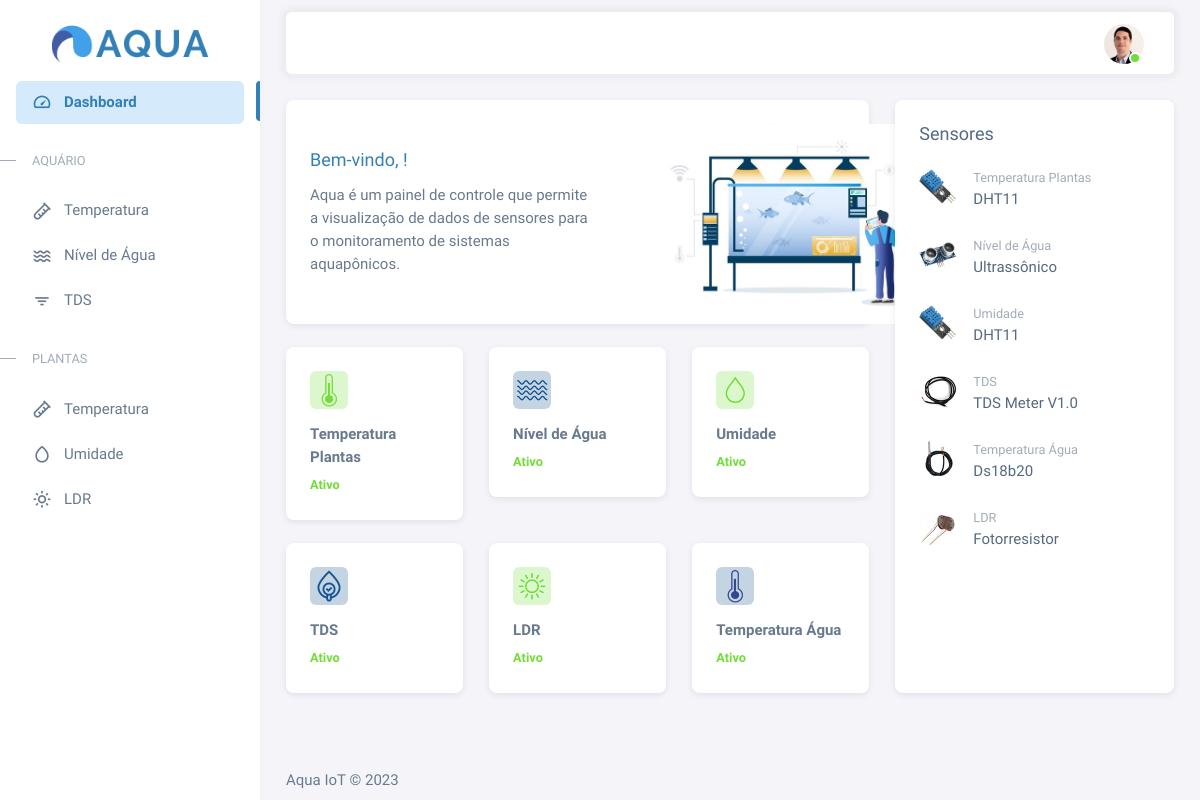
The app's page / (signed in), older data.
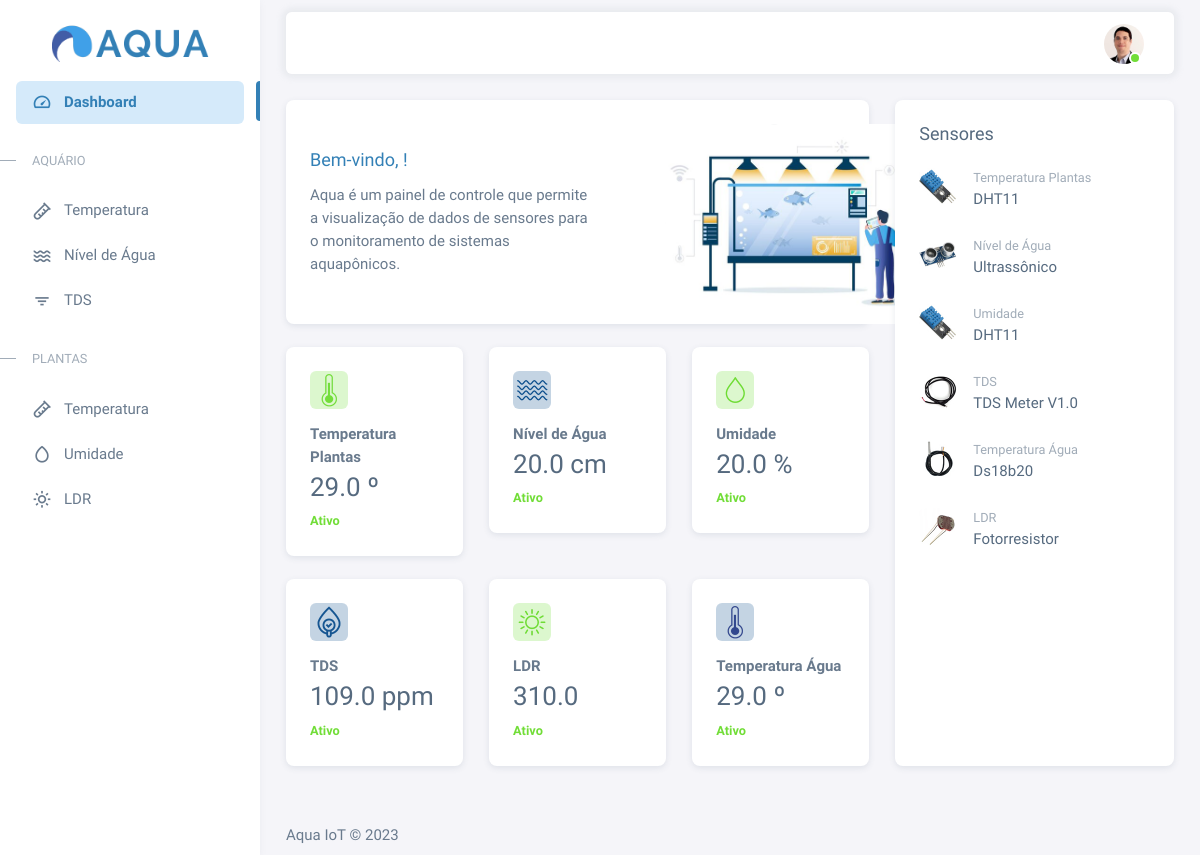
The same page, newer data.
### sensores/models.py (models this page shows, shortened)
class Sensor(models.Model):
  nome = models.CharField(max_length=50)
  tipo = models.CharField(max_length=50)
  grupo = models.CharField(max_length=50)
  data_criacao = models.DateTimeField(auto_now_add=True)
  class Meta:
    abstract = True

class TemperaturaPlantas(Sensor):
  temperatura = models.FloatField(max_length=200, default='00')
  unidade_medida = models.CharField(max_length=50, default='Graus')

class NivelAgua(Sensor):
  nivel = models.FloatField(max_length=200, default='00')
  nivel_minimo = models.FloatField(max_length=200, default='30')
  unidade_medida = models.CharField(max_length=50, default='Centímetros')

class Umidade(Sensor):
  umidade = models.FloatField(max_length=200, default='00')
  unidade_medida = models.CharField(max_length=50, default='Porcentagem')

class Tds(Sensor):
  tds = models.FloatField(max_length=200, default='00')
  media_tds = models.FloatField(max_length=200, default='30')
  unidade_medida = models.CharField(max_length=50, default='Ppm')

class Ldr(Sensor):
  luminosidade = models.FloatField(max_length=200, default='00')
  media_luminosidade = models.FloatField(max_length=200, default='30')
  unidade_medida = models.CharField(max_length=50, default='Lux')

### sensores/views.py (the view)
# urls.py: 2. Add a URL to urlpatterns:  path('', views.home, name='home')
def home(request):
  if request.user.is_authenticated:
    temperaturap = TemperaturaPlantas.objects.all()
    nivel = NivelAgua.objects.all()
    umidade = Umidade.objects.all()
    tds = Tds.objects.all()
    temperaturaa = TemperaturaAquario.objects.all()
    ldr = Ldr.objects.all()
    context = {
              'temperaturas': temperaturap,
              'nivels': nivel,
              'umidades': umidade,
              'tdss': tds,
              'temperaturaas': temperaturaa,
              'ldrs': ldr,
       }
    return render(request, "index.html", context)
  else:
   return redirect(userLogin)

### templates/index.html (shortened to what this page needs)
{% load static %}
{% include "head.html" %}
<body>
  <div class="layout-wrapper layout-content-navbar">
    <div class="layout-container">
      {% include "menu.html" %}
      <div class="layout-page">
        {% include "navbar.html" %}
        <div class="content-wrapper">
          <div class="container-xxl flex-grow-1 container-p-y">
            <div class="row">
              <div class="col-lg-8 mb-4 order-0">
                <div class="card">
                  <div class="d-flex align-items-end row">
                    <div class="col-sm-7">
                      <div class="card-body">
                        <h5 class="card-title text-primary">
                          Bem-vindo, {{ user.get_full_name }}!
                        </h5>
                        <p class="mb-4">
                          Aqua é um painel de controle que permite a visualização de dados de sensores
                          para o monitoramento de sistemas aquapônicos.
                        </p>
                      </div>
                    </div>
                    <div class="col-sm-5 text-center text-sm-left">
                      <div class="card-body pb-0 px-0 px-md-4">
                        <img src="{% static 'assets/img/illustrations/aquaponics.png' %}" height="200"
                          alt="View Badge User" data-app-dark-img="illustrations/man-with-laptop-dark.png"
                          data-app-light-img="illustrations/man-with-laptop-light.png" />
                      </div>
                    </div>
                  </div>
                </div>
                <br />
                <div class="row">
                  <div class="col-lg-4 col-md-4 col-sm-1 card-resp">
                    <div class="card">
                      <div class="card-body">
                        <div class="card-title d-flex align-items-start justify-content-between">
                          <div class="avatar flex-shrink-0">
                            <img src="{% static 'assets/img/icons/unicons/tempp.png' %}" alt="chart success"
                              class="rounded" />
                          </div>
                        </div>
                        <span class="fw-semibold d-block mb-1">Temperatura Plantas</span>
                        {% for temperatura in temperaturas %}
                        {% if forloop.last %}
                        <h3 class="card-title mb-2">{{ temperatura.temperatura }} º</h3>
                        {% endif %}
                        {% endfor %}
                        <small class="text-success fw-semibold"> Ativo</small>
                      </div>
                    </div>
                  </div>
                  <div class="col-lg-4 col-md-4 col-sm-1 card-resp">
                    <div class="card">
                      <div class="card-body">
                        <div class="card-title d-flex align-items-start justify-content-between">
                          <div class="avatar flex-shrink-0">
                            <img src="{% static 'assets/img/icons/unicons/nivel.png' %}" alt="Credit Card"
                              class="rounded" />
                          </div>
                        </div>
                        <span class="fw-semibold d-block mb-1">Nível de Água</span>
                        {% for nivel in nivels %}
                        {% if forloop.last %}
                        <h3 class="card-title text-nowrap mb-2">{{ nivel.nivel }} cm</h3>
                        {% endif %}
                        {% endfor %}
                        <small class="text-success fw-semibold">Ativo</small>
                      </div>
                    </div>
                  </div>
                  <div class="col-lg-4 col-md-4 col-sm-1">
                    <div class="card">
                      <div class="card-body">
                        <div class="card-title d-flex align-items-start justify-content-between">
                          <div class="avatar flex-shrink-0">
                            <img src="{% static 'assets/img/icons/unicons/umid.png' %}" alt="Credit Card"
                              class="rounded" />
                          </div>
                        </div>
                        <span class="fw-semibold d-block mb-1">Umidade</span>
                        {% for umidade in umidades %}
                        {% if forloop.last %}
                        <h3 class="card-title mb-2">{{ umidade.umidade }} %</h3>
                        {% endif %}
                        {% endfor %}
                        <small class="text-success fw-semibold">Ativo</small>
                      </div>
                    </div>
                  </div>
                </div>
                <br />
                <div class="row">
                  <div class="col-lg-4 col-md-4 col-sm-1 card-resp">
                    <div class="card">
                      <div class="card-body">
                        <div class="card-title d-flex align-items-start justify-content-between">
                          <div class="avatar flex-shrink-0">
                            <img src="{% static 'assets/img/icons/unicons/tds.png' %}" alt="chart success"
                              class="rounded" />
                          </div>
                        </div>
                        <span class="fw-semibold d-block mb-1">TDS</span>
                        {% for tds in tdss %}
                        {% if forloop.last %}
                        <h3 class="card-title mb-2">{{ tds.tds }} ppm</h3>
                        {% endif %}
                        {% endfor %}
                        <small class="text-success fw-semibold">Ativo</small>
                      </div>
                    </div>
                  </div>
                  <div class="col-lg-4 col-md-4 col-sm-1 card-resp">
                    <div class="card">
                      <div class="card-body">
                        <div class="card-title d-flex align-items-start justify-content-between">
                          <div class="avatar flex-shrink-0">
                            <img src="{% static 'assets/img/icons/unicons/ldr.png' %}" alt="Credit Card"
                              class="rounded" />
                          </div>
                        </div>
                        <span class="fw-semibold d-block mb-1">LDR</span>
                        {% for ldr in ldrs %}
                        {% if forloop.last %}
                        <h3 class="card-title mb-2">{{ ldr.luminosidade }}</h3>
                        {% endif %}
                        {% endfor %}
                        <small class="text-success fw-semibold">Ativo</small>
                      </div>
                    </div>
                  </div>
                  <div class="col-lg-4 col-md-4 col-sm-1">
                    <div class="card">
                      <div class="card-body">
                        <div class="card-title d-flex align-items-start justify-content-between">
                          <div class="avatar flex-shrink-0">
                            <img src="{% static 'assets/img/icons/unicons/tempag.png' %}" alt="Credit Card"
                              class="rounded" />
                          </div>
                        </div>
                        <span class="fw-semibold d-block mb-1">Temperatura Água</span>
                        {% for temperatura in temperaturas %}
                        {% if forloop.last %}
                        <h3 class="card-title text-nowrap mb-2">{{ temperatura.temperatura }} º</h3>
                        {% endif %}
                        {% endfor %}
                        <small class="text-success fw-semibold">Ativo</small>
                      </div>
                    </div>
                  </div>
                </div>
              </div>
              <div class="col-md-6 col-lg-4 mb-4">
                <div class="card h-100">
                  <div class="card-header d-flex align-items-center justify-content-between">
                    <h5 class="card-title m-0 me-2">Sensores</h5>
                  </div>
                  <div class="card-body">
                    <ul class="p-0 m-0">
                      <li class="d-flex mb-4 pb-1">
                        <div class="avatar flex-shrink-0 me-3">
                          <img src="{% static 'assets/img/icons/unicons/dth.jpg' %}" alt="User" class="rounded" />
                        </div>
                        <div class="d-flex w-100 flex-wrap align-items-center justify-content-between gap-2">
                          <div class="me-2">
                            <small class="text-muted d-block mb-1">Temperatura Plantas</small>
                            <h6 class="mb-0">DHT11</h6>
                          </div>
                        </div>
                      </li>
                      <li class="d-flex mb-4 pb-1">
                        <div class="avatar flex-shrink-0 me-3">
                          <img src="{% static 'assets/img/icons/unicons/ultrassonico.jpg' %}" alt="User"
                            class="rounded" />
                        </div>
                        <div class="d-flex w-100 flex-wrap align-items-center justify-content-between gap-2">
                          <div class="me-2">
                            <small class="text-muted d-block mb-1">Nível de Água</small>
                            <h6 class="mb-0">Ultrassônico</h6>
                          </div>
                        </div>
                      </li>
                      <li class="d-flex mb-4 pb-1">
                        <div class="avatar flex-shrink-0 me-3">
                          <img src="{% static 'assets/img/icons/unicons/dth.jpg' %}" alt="User" class="rounded" />
                        </div>
                        <div class="d-flex w-100 flex-wrap align-items-center justify-content-between gap-2">
                          <div class="me-2">
                            <small class="text-muted d-block mb-1">Umidade</small>
                            <h6 class="mb-0">DHT11</h6>
                          </div>
                        </div>
                      </li>
                      <li class="d-flex mb-4 pb-1">
                        <div class="avatar flex-shrink-0 me-3">
                          <img src="{% static 'assets/img/icons/unicons/tds.jpg' %}" alt="User" class="rounded" />
                        </div>
                        <div class="d-flex w-100 flex-wrap align-items-center justify-content-between gap-2">
                          <div class="me-2">
                            <small class="text-muted d-block mb-1">TDS</small>
                            <h6 class="mb-0">TDS Meter V1.0</h6>
                          </div>
                        </div>
                      </li>
                      <li class="d-flex mb-4 pb-1">
                        <div class="avatar flex-shrink-0 me-3">
                          <img src="{% static 'assets/img/icons/unicons/tempa.jpg' %}" alt="User" class="rounded" />
                        </div>
                        <div class="d-flex w-100 flex-wrap align-items-center justify-content-between gap-2">
                          <div class="me-2">
                            <small class="text-muted d-block mb-1">Temperatura Água
                            </small>
                            <h6 class="mb-0">Ds18b20</h6>
                          </div>
                        </div>
                      </li>
                      <li class="d-flex">
                        <div class="avatar flex-shrink-0 me-3">
                          <img src="{% static 'assets/img/icons/unicons/foto.jpg' %}" alt="User" class="rounded" />
                        </div>
                        <div class="d-flex w-100 flex-wrap align-items-center justify-content-between gap-2">
                          <div class="me-2">
                            <small class="text-muted d-block mb-1">LDR
                            </small>
                            <h6 class="mb-0">Fotorresistor</h6>
                          </div>
                        </div>
                      </li>
                    </ul>
                  </div>
                </div>
              </div>
            </div>
          </div>
          {% include "footer.html" %}
</body>

Row changes from the older to the newer data that the page shows:
added TemperaturaPlantas: temperatura "29.0"
added NivelAgua: nivel "20.0"
added Umidade: umidade "20.0"
added Tds: tds "109.0"
added Ldr: luminosidade "310.0"
